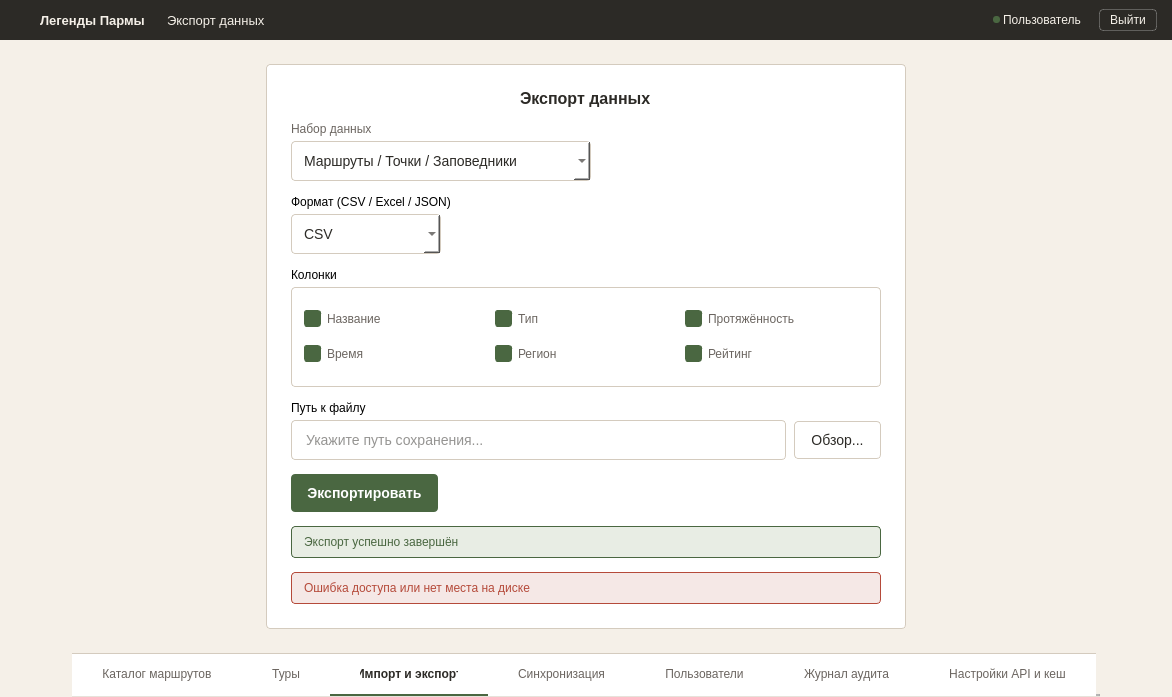
<?xml version="1.0" encoding="UTF-8"?>
<ui version="4.0">
 <class>MainWindow</class>
 <widget class="QMainWindow" name="MainWindow">
  <property name="geometry">
   <rect>
    <x>0</x>
    <y>0</y>
    <width>1172</width>
    <height>673</height>
   </rect>
  </property>
  <property name="windowTitle">
   <string>ExportWindow</string>
  </property>
  <property name="styleSheet">
   <string notr="true">#centralwidget {
    background-color: #F5F0E8;
}

#headerFrame { 
    background-color: #2C2A26; 
    border: none; 
}
#headerFrame QLabel { 
    color: #F5F0E8; 
}
#logout_btn {
    background-color: transparent;
    color: #F5F0E8;
    border: 1px solid rgba(255, 255, 255, 0.25);
    padding: 3px 10px;
    font-size: 12px;
    border-radius: 4px;
}
#logout_btn:hover {
    background-color: rgba(255, 255, 255, 0.08);
    border: 1px solid rgba(255, 255, 255, 0.4);
}
#logout_btn:pressed {
    background-color: rgba(255, 255, 255, 0.12);
    border: 1px solid rgba(255, 255, 255, 0.5);
}

#formCard {
    background-color: #FFFFFF;
    border: 1px solid #D4CBBE;
    border-radius: 4px;
}
#lbl_form_title {
    font-size: 16px;
    font-weight: 600;
    color: #2C2A26;
}
#fieldLabel {
    font-size: 12px;
    color: #6B6560;
}

QLineEdit, QComboBox {
    padding: 10px 12px;
    font-size: 14px;
    border-radius: 4px;
    border: 1px solid #D4CBBE;
    background-color: #FFFFFF;
    color: #2C2A26;
}
QLineEdit:hover, QComboBox:hover {
    border: 1px solid #B8AE9E;
}
QLineEdit:focus, QComboBox:focus {
    border: 1px solid #4A6741;
}
QComboBox QAbstractItemView {
    background-color: #FFFFFF;
    border: 1px solid #D4CBBE;
    selection-background-color: #E8EDE4;
    selection-color: #2C2A26;
}
QComboBox QAbstractItemView::item:hover {
    background-color: #EDE6D9;
}

#columnsFrame {
    background-color: #FFFFFF;
    border: 1px solid #D4CBBE;
    border-radius: 4px;
}
QCheckBox {
    spacing: 6px;
    font-size: 12px;
    color: #6B6560;
    background: transparent;
}
QCheckBox::indicator {
    width: 15px;
    height: 15px;
    border-radius: 3px;
    border: 1px solid #D4CBBE;
    background-color: #FFFFFF;
}
QCheckBox::indicator:hover {
    border: 1px solid #B8AE9E;
}
QCheckBox::indicator:checked {
    background-color: #4A6741;
    border: 1px solid #4A6741;
}

#btn_export {
    background-color: #4A6741;
    color: #FFFFFF;
    border: none;
    padding: 11px 16px;
    font-size: 14px;
    font-weight: 600;
    border-radius: 4px;
}
#btn_export:hover { background-color: #3D5636; }
#btn_export:pressed { background-color: #334A2E; }
#btn_export:disabled { background-color: #A8B5A0; }

#btn_browse {
    background-color: #FFFFFF;
    color: #2C2A26;
    border: 1px solid #D4CBBE;
    padding: 10px 16px;
    font-size: 14px;
    border-radius: 4px;
}
#btn_browse:hover {
    border: 1px solid #4A6741;
    background-color: #F5F0E8;
}

#successBanner {
    background-color: #E8EDE4;
    border: 1px solid #4A6741;
    border-radius: 4px;
}
#successBanner QLabel {
    color: #4A6741;
    font-size: 12px;
    border: none;
    background: transparent;
}

#errorBanner {
    background-color: #F5E8E6;
    border: 1px solid #B54A3A;
    border-radius: 4px;
}
#errorBanner QLabel {
    color: #B54A3A;
    font-size: 12px;
    border: none;
    background: transparent;
}

QTabWidget::panel { border: none; background-color: #FFFFFF; }
QTabBar { background-color: #FFFFFF; border: none; }
QTabBar::tab { 
    height: 40px; 
    background-color: #FFFFFF; 
    color: #6B6560; 
    font-size: 12px; 
    font-weight: normal; 
    padding: 0px 30px; 
    border: none; 
    border-bottom: 2px solid transparent; 
    border-top: 1px solid #D4CBBE;
    text-align: center; 
}
QTabBar::tab:hover { color: #2C2A26; }
QTabBar::tab:selected { color: #2C2A26; font-weight: 600; border-bottom: 2px solid #4A6741; }</string>
  </property>
  <widget class="QWidget" name="centralwidget">
   <layout class="QVBoxLayout" name="verticalLayout">
    <property name="spacing"><number>0</number></property>
    <property name="leftMargin"><number>0</number></property>
    <property name="topMargin"><number>0</number></property>
    <property name="rightMargin"><number>0</number></property>
    <property name="bottomMargin"><number>0</number></property>
    
    <item>
     <widget class="QFrame" name="headerFrame">
      <property name="minimumSize"><size><width>0</width><height>40</height></size></property>
      <property name="maximumSize"><size><width>16777215</width><height>40</height></size></property>
      <layout class="QHBoxLayout" name="horizontalLayout">
       <property name="spacing"><number>0</number></property>
       <property name="leftMargin"><number>15</number></property>
       <property name="topMargin"><number>0</number></property>
       <property name="rightMargin"><number>15</number></property>
       <property name="bottomMargin"><number>0</number></property>
       <item>
        <widget class="QPushButton" name="logo">
         <property name="minimumSize"><size><width>22</width><height>22</height></size></property>
         <property name="maximumSize"><size><width>22</width><height>22</height></size></property>
         <property name="styleSheet"><string notr="true">QPushButton { background: transparent; margin-right: 12px; border: none; }</string></property>
         <property name="text"><string/></property>
         <property name="icon">
          <iconset resource="../qrc/login_res.qrc">
           <normaloff>:/login/icons/logo.png</normaloff>:/login/icons/logo.png</iconset>
         </property>
         <property name="iconSize"><size><width>18</width><height>18</height></size></property>
        </widget>
       </item>
       <item>
        <widget class="QLabel" name="name">
         <property name="styleSheet"><string notr="true">font-size: 13px; font-weight: bold; margin-right: 15px;</string></property>
         <property name="text"><string>Легенды Пармы</string></property>
        </widget>
       </item>
       <item>
        <widget class="QLabel" name="name_chart">
         <property name="styleSheet"><string notr="true">font-size: 13px; margin-right: 10px;</string></property>
         <property name="text"><string>Экспорт данных</string></property>
        </widget>
       </item>
       <item>
        <spacer name="horizontalSpacer">
         <property name="orientation"><enum>Qt::Orientation::Horizontal</enum></property>
         <property name="sizeHint" stdset="0"><size><width>40</width><height>20</height></size></property>
        </spacer>
       </item>
       <item>
        <widget class="QLabel" name="status_lb">
         <property name="minimumSize"><size><width>7</width><height>7</height></size></property>
         <property name="maximumSize"><size><width>7</width><height>7</height></size></property>
         <property name="styleSheet"><string notr="true">background-color: #4A6741; border-radius: 3px; border: none;</string></property>
         <property name="text"><string/></property>
        </widget>
       </item>
       <item>
        <widget class="QLabel" name="role_lb">
         <property name="styleSheet"><string notr="true">font-size: 12px; margin-right: 15px;</string></property>
         <property name="text"><string>Пользователь</string></property>
        </widget>
       </item>
       <item>
        <widget class="QPushButton" name="logout_btn">
         <property name="cursor"><cursorShape>PointingHandCursor</cursorShape></property>
         <property name="text"><string>Выйти</string></property>
        </widget>
       </item>
      </layout>
     </widget>
    </item>
    <item>
     <layout class="QHBoxLayout" name="centerLayout">
      <property name="spacing"><number>0</number></property>
      <property name="leftMargin"><number>24</number></property>
      <property name="topMargin"><number>24</number></property>
      <property name="rightMargin"><number>24</number></property>
      <property name="bottomMargin"><number>24</number></property>
      <item>
       <spacer name="leftSpacer">
        <property name="orientation"><enum>Qt::Orientation::Horizontal</enum></property>
        <property name="sizeHint" stdset="0"><size><width>40</width><height>20</height></size></property>
       </spacer>
      </item>
      <item>
       <widget class="QFrame" name="formCard">
        <property name="sizePolicy"><sizepolicy hsizetype="Preferred" vsizetype="Maximum"><horstretch>0</horstretch><verstretch>0</verstretch></sizepolicy></property>
        <property name="minimumSize"><size><width>640</width><height>0</height></size></property>
        <property name="maximumSize"><size><width>640</width><height>16777215</height></size></property>
        <layout class="QVBoxLayout" name="formLayout">
         <property name="spacing"><number>14</number></property>
         <property name="leftMargin"><number>24</number></property>
         <property name="topMargin"><number>24</number></property>
         <property name="rightMargin"><number>24</number></property>
         <property name="bottomMargin"><number>24</number></property>
         <item alignment="Qt::AlignHCenter">
          <widget class="QLabel" name="lbl_form_title">
           <property name="text"><string>Экспорт данных</string></property>
          </widget>
         </item>
         <item>
          <layout class="QVBoxLayout" name="datasetLayout">
           <property name="spacing"><number>5</number></property>
           <item>
            <widget class="QLabel" name="fieldLabel">
             <property name="text"><string>Набор данных</string></property>
            </widget>
           </item>
           <item>
            <widget class="QComboBox" name="comboDataset">
             <property name="maximumSize"><size><width>300</width><height>16777215</height></size></property>
             <item><property name="text"><string>Маршруты / Точки / Заповедники</string></property></item>
             <item><property name="text"><string>Маршруты</string></property></item>
             <item><property name="text"><string>Точки</string></property></item>
             <item><property name="text"><string>Заповедники</string></property></item>
            </widget>
           </item>
          </layout>
         </item>
         <item>
          <layout class="QVBoxLayout" name="formatLayout">
           <property name="spacing"><number>5</number></property>
           <item>
            <widget class="QLabel" name="fieldLabel">
             <property name="text"><string>Формат (CSV / Excel / JSON)</string></property>
            </widget>
           </item>
           <item>
            <widget class="QComboBox" name="comboFormat">
             <property name="maximumSize"><size><width>150</width><height>16777215</height></size></property>
             <item><property name="text"><string>CSV</string></property></item>
             <item><property name="text"><string>Excel</string></property></item>
             <item><property name="text"><string>JSON</string></property></item>
            </widget>
           </item>
          </layout>
         </item>
         <item>
          <layout class="QVBoxLayout" name="columnsLayout">
           <property name="spacing"><number>5</number></property>
           <item>
            <widget class="QLabel" name="fieldLabel">
             <property name="text"><string>Колонки</string></property>
            </widget>
           </item>
           <item>
            <widget class="QFrame" name="columnsFrame">
             <property name="minimumSize"><size><width>0</width><height>100</height></size></property>
             <layout class="QGridLayout" name="columnsGrid">
              <property name="leftMargin"><number>12</number></property>
              <property name="topMargin"><number>12</number></property>
              <property name="rightMargin"><number>12</number></property>
              <property name="bottomMargin"><number>12</number></property>
              <property name="spacing"><number>8</number></property>
              <item row="0" column="0">
               <widget class="QCheckBox" name="chkCol1">
                <property name="text"><string>Название</string></property>
                <property name="checked"><bool>true</bool></property>
               </widget>
              </item>
              <item row="0" column="1">
               <widget class="QCheckBox" name="chkCol2">
                <property name="text"><string>Тип</string></property>
                <property name="checked"><bool>true</bool></property>
               </widget>
              </item>
              <item row="0" column="2">
               <widget class="QCheckBox" name="chkCol3">
                <property name="text"><string>Протяжённость</string></property>
                <property name="checked"><bool>true</bool></property>
               </widget>
              </item>
              <item row="1" column="0">
               <widget class="QCheckBox" name="chkCol4">
                <property name="text"><string>Время</string></property>
                <property name="checked"><bool>true</bool></property>
               </widget>
              </item>
              <item row="1" column="1">
               <widget class="QCheckBox" name="chkCol5">
                <property name="text"><string>Регион</string></property>
                <property name="checked"><bool>true</bool></property>
               </widget>
              </item>
              <item row="1" column="2">
               <widget class="QCheckBox" name="chkCol6">
                <property name="text"><string>Рейтинг</string></property>
                <property name="checked"><bool>true</bool></property>
               </widget>
              </item>
             </layout>
            </widget>
           </item>
          </layout>
         </item>
         <item>
          <layout class="QVBoxLayout" name="pathLayout">
           <property name="spacing"><number>5</number></property>
           <item>
            <widget class="QLabel" name="fieldLabel">
             <property name="text"><string>Путь к файлу</string></property>
            </widget>
           </item>
           <item>
            <layout class="QHBoxLayout" name="pathInputLayout">
             <property name="spacing"><number>8</number></property>
             <item>
              <widget class="QLineEdit" name="inputPath">
               <property name="placeholderText"><string>Укажите путь сохранения...</string></property>
              </widget>
             </item>
             <item>
              <widget class="QPushButton" name="btn_browse">
               <property name="cursor"><cursorShape>PointingHandCursor</cursorShape></property>
               <property name="text"><string>Обзор...</string></property>
              </widget>
             </item>
            </layout>
           </item>
          </layout>
         </item>
         <item>
          <widget class="QPushButton" name="btn_export">
           <property name="sizePolicy"><sizepolicy hsizetype="Maximum" vsizetype="Fixed"><horstretch>0</horstretch><verstretch>0</verstretch></sizepolicy></property>
           <property name="cursor"><cursorShape>PointingHandCursor</cursorShape></property>
           <property name="text"><string>Экспортировать</string></property>
          </widget>
         </item>
         <item>
          <widget class="QFrame" name="successBanner">
           <property name="visible"><bool>false</bool></property>
           <layout class="QHBoxLayout" name="successLayout">
            <property name="leftMargin"><number>12</number></property>
            <property name="topMargin"><number>8</number></property>
            <property name="rightMargin"><number>12</number></property>
            <property name="bottomMargin"><number>8</number></property>
            <item>
             <widget class="QLabel" name="lbl_success">
              <property name="text"><string>Экспорт успешно завершён</string></property>
             </widget>
            </item>
           </layout>
          </widget>
         </item>
         <item>
          <widget class="QFrame" name="errorBanner">
           <property name="visible"><bool>false</bool></property>
           <layout class="QHBoxLayout" name="errorLayout">
            <property name="leftMargin"><number>12</number></property>
            <property name="topMargin"><number>8</number></property>
            <property name="rightMargin"><number>12</number></property>
            <property name="bottomMargin"><number>8</number></property>
            <item>
             <widget class="QLabel" name="lbl_error">
              <property name="text"><string>Ошибка доступа или нет места на диске</string></property>
             </widget>
            </item>
           </layout>
          </widget>
         </item>
        </layout>
       </widget>
      </item>
      <item>
       <spacer name="rightSpacer">
        <property name="orientation"><enum>Qt::Orientation::Horizontal</enum></property>
        <property name="sizeHint" stdset="0"><size><width>40</width><height>20</height></size></property>
       </spacer>
      </item>
     </layout>
    </item>
    <item>
     <spacer name="verticalSpacer">
      <property name="orientation"><enum>Qt::Orientation::Vertical</enum></property>
      <property name="sizeHint" stdset="0"><size><width>20</width><height>40</height></size></property>
     </spacer>
    </item>
    <item alignment="Qt::AlignHCenter">
     <widget class="QTabWidget" name="tabWidget">
      <property name="sizePolicy"><sizepolicy hsizetype="Maximum" vsizetype="Fixed"><horstretch>0</horstretch><verstretch>0</verstretch></sizepolicy></property>
      <property name="minimumSize"><size><width>0</width><height>44</height></size></property>
      <property name="maximumSize"><size><width>16777215</width><height>44</height></size></property>
      <property name="tabPosition"><enum>QTabWidget::TabPosition::North</enum></property>
      <property name="currentIndex"><number>2</number></property>
      <property name="usesScrollButtons"><bool>false</bool></property>
      <property name="tabsClosable"><bool>false</bool></property>
      <property name="drawBase" stdset="0"><bool>false</bool></property>
      <widget class="QWidget" name="tab_8"><attribute name="title"><string>Каталог маршрутов</string></attribute></widget>
      <widget class="QWidget" name="tab_9"><attribute name="title"><string>Туры</string></attribute></widget>
      <widget class="QWidget" name="tab_10"><attribute name="title"><string>Импорт и экспорт</string></attribute></widget>
      <widget class="QWidget" name="tab_11"><attribute name="title"><string>Синхронизация</string></attribute></widget>
      <widget class="QWidget" name="tab_12"><attribute name="title"><string>Пользователи</string></attribute></widget>
      <widget class="QWidget" name="tab_13"><attribute name="title"><string>Журнал аудита</string></attribute></widget>
      <widget class="QWidget" name="tab_14"><attribute name="title"><string>Настройки API и кеш</string></attribute></widget>
     </widget>
    </item>
   </layout>
  </widget>
 </widget>
 <resources>
  <include location="../qrc/login_res.qrc"/>
 </resources>
 <connections/>
</ui>
